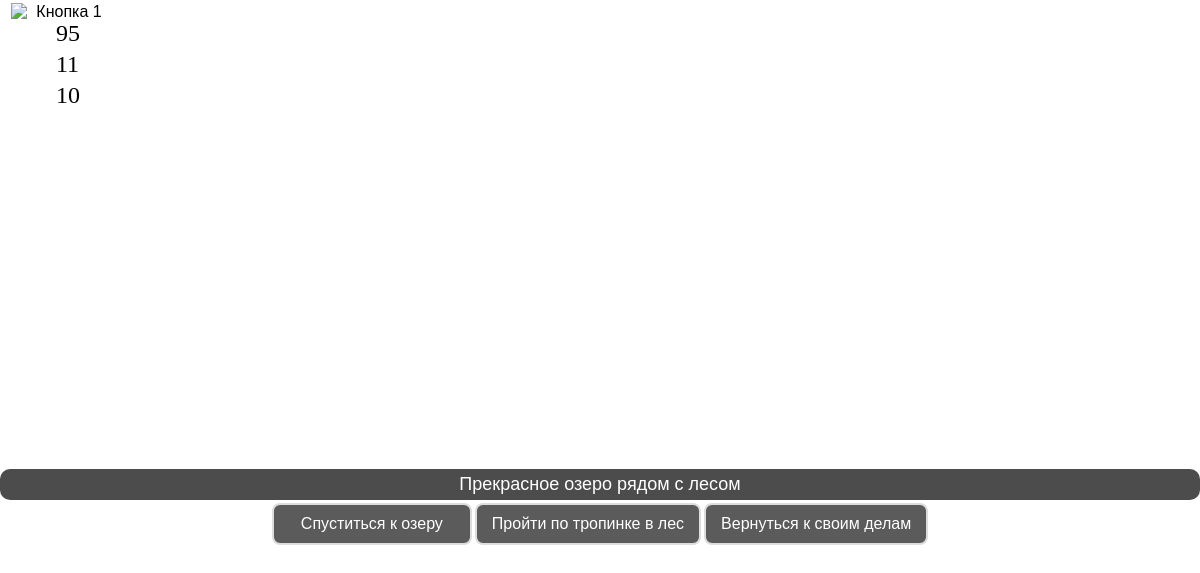
Page /fisher/scene/1/ (signed in) on the earlier database version.
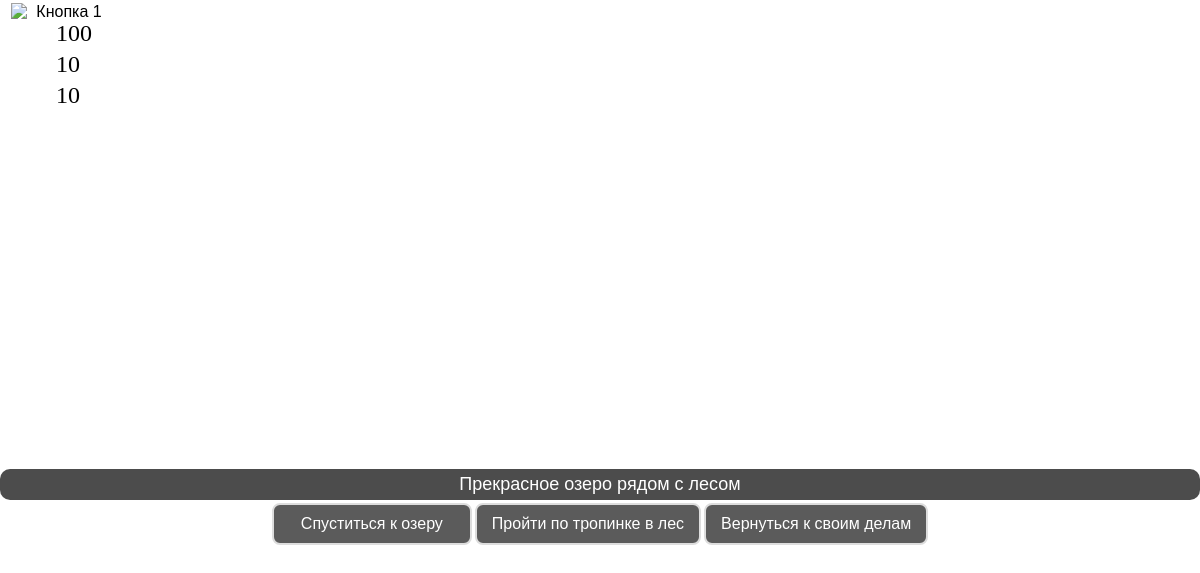
Same page on the later database version.
### play/models.py (models this page shows, shortened)
class status(models.Model):
    status_HP = models.IntegerField(
        default=100,
        validators=[django.core.validators.MaxValueValidator(100)],
        null=True,
        blank=True,
    )
    user = models.OneToOneField(
        User,
        on_delete=models.CASCADE,
        related_name='game_status',
        primary_key=True  # Делаем user primary key
    )
    status_Money = models.IntegerField(default=50, null=True, blank=True)
    status_Loyalty = models.IntegerField(
        default=0,
        validators=[django.core.validators.MaxValueValidator(100)],
        null=True,
        blank=True
    )
    status_Herbs = models.IntegerField(default=0)
    status_Samogon = models.IntegerField(default=0)
    status_Poison = models.IntegerField(default=0)
    status_Fish = models.IntegerField(default=0)
    status_Jewelry = models.IntegerField(default=0)
    status_Harvest = models.IntegerField(default=0)
    @classmethod
    def get_default_status(cls, user):
        obj, created = cls.objects.get_or_create(user=user)
        if created:
            obj.reset()
        return obj
    class Meta:
        verbose_name_plural = "statuses"

### quest/models.py (models this page shows, shortened)
class Scene(models.Model):
    title = models.CharField(max_length=100)
    background_image = models.ImageField(upload_to='scenes/')
    description = models.TextField()
    is_initial = models.BooleanField(default=False)
    required_flags = models.JSONField(default=dict, blank=True)
    set_flags = models.JSONField(default=dict, blank=True)
    required_items = models.JSONField(default=dict, blank=True)
    received_items = models.JSONField(default=dict, blank=True)
    description_stop = models.JSONField(default=dict, blank=True)

class Choice(models.Model):
    scene = models.ForeignKey(Scene, on_delete=models.CASCADE, related_name='choices')
    text = models.CharField(max_length=200)
    next_scene = models.ForeignKey(Scene, on_delete=models.SET_NULL, null=True, blank=True)
    required_flags = models.JSONField(default=dict, blank=True)
    required_items = models.JSONField(default=dict, blank=True)
    received_items_choise = models.JSONField(default=dict, blank=True)
    description_stop = models.JSONField(default=dict, blank=True)
    next_scene = models.ForeignKey(Scene, on_delete=models.SET_NULL, null=True, blank=True)
    death_redirect = models.BooleanField(default=False)

### quest/views.py (the view, shortened to what this page needs)
# urls.py: path('scene/<int:scene_id>/', views.scene, name='scene'),
@login_required
@never_cache
def scene(request, scene_id):
    referer = request.META.get('HTTP_REFERER', '')
    current_scene_id = request.session.get('current_scene_id')
    is_legal = (
            current_scene_id is None or
            'make_choice' in referer or
            f'scene/{scene_id}' in referer or
            'quest:scene' in referer or
            request.session.get('is_redirecting', False)  # Флаг редиректа
    )
    if not is_legal and current_scene_id != scene_id:
        return redirect('cheat_protection:cheat_warning')
    request.session['is_redirecting'] = False
    request.session['current_scene_id'] = scene_id
    request.session['last_valid_scene'] = scene_id
    player_status = status.get_default_status(request.user)
    death_type = check_death_conditions(player_status)
    if death_type:
        request.session.pop('current_scene_id', None)
        request.session.pop('last_valid_scene', None)
        return redirect(f'death:{death_type}')
    scene = get_object_or_404(Scene, id=scene_id)
    try:
        initial_scene = Scene.objects.get(is_initial=True)
    except Scene.DoesNotExist:
        initial_scene = Scene.objects.first()
    game_state, created = GameState.objects.get_or_create(
        user=request.user,
        defaults={'flags': {}, 'current_scene': initial_scene}
    )
    if not check_conditions(game_state.flags, player_status, scene.required_flags, scene.required_items):
        scene_blocked_message = scene.description_stop.get('text', 'Эта сцена пока недоступна')
        messages.error(request, scene_blocked_message)
        request.session['is_redirecting'] = True
        return redirect('quest:scene', scene_id=game_state.current_scene.id)
    game_state.flags.update(scene.set_flags)
    game_state.current_scene = scene
    game_state.save()
    available_choices = []
    blocked_choices = []
    for choice in scene.choices.all():
        if check_conditions(game_state.flags, player_status, choice.required_flags, choice.required_items):
            available_choices.append(choice)
        else:
            blocked_choices.append({
                'choice': choice,
                'description': choice.description_stop.get('text', 'Это действие пока недоступна')
            })
    response = render(request, 'quest/quest_fisher.html', {
        'scene': scene,
        'choices': available_choices,
        'blocked_choices': blocked_choices,
        'game_state': game_state,
        'player_status': player_status,
    })
    response['Cache-Control'] = 'no-cache, no-store, must-revalidate'
    response['Pragma'] = 'no-cache'
    response['Expires'] = '0'
    return response

### play/context_processors.py (called while the page is built)
def user_date(request):
    context = {}
    if request.user.is_authenticated:
        user_date, created = UserDate.objects.get_or_create(user=request.user)
        context['user_date'] = user_date
        context['season'] = user_date.get_season()
    return context

### play/models.py (called while the page is built)
    def get_season(self):
        month = self.current_date.month
        if month in [10, 11, 12, 1, 2, 3]:
            return 'winter_time'
        return 'summer_time'

### quest/views.py (called while the page is built)
def check_conditions(player_flags, player_status, required_flags, required_items):
    for key, value in required_flags.items():
        if key not in player_flags or player_flags[key] != value:
            return False
    for item, required_count in required_items.items():
        current_count = getattr(player_status, f"status_{item}", 0)
        if current_count < required_count:
            return False
    return True

def check_death_conditions(player_status):
    if player_status.status_HP <= 0:
        return 'death'
    elif player_status.status_Money <= 0:
        return 'bankrot'
    elif player_status.status_Loyalty <= 0:
        return 'loyalty'
    return None

### quest/templates/quest/quest_fisher.html (shortened to what this page needs)
<!DOCTYPE html>
<html lang="ru">
<head>
</head>
<body>
    <div class="high-panel">
        <div class="button-container-hp">
            <button class="button-image" onclick="window.location.href='{% url 'main' %}'">
                <img src="/static/image/panel/hp.png" alt="Кнопка 1" class="button-image">
            </button>
        </div>
    </div>
    <div class="player-status">
        <p id="hp-display">{{ player_status.status_HP }}</p>
        <p id="money-display">{{ player_status.status_Money }}</p>
        <p id="loyalty-display">{{ player_status.status_Loyalty }}</p>
    </div>
    <div class="scene-container">
        <div class="scene-description">
            {{ scene.description }}
        </div>
        <div class="choices-container">
            {% for choice in choices %}
                <form method="POST" action="{% url 'quest:make_choice' %}" style="display: inline;">
                    <button type="submit" class="choice-button">
                        {{ choice.text }}
                    </button>
                </form>
            {% endfor %}
        </div>
    </div>
</body>
</html>

### quest/templates/quest/quest_fisher.html (style rules this page uses)
.player-status { position: absolute; left: 55px; top: 5px; width: 30px; padding: 1px; border-radius: 1px; font-size: 24px; line-height: 0.3; z-index: 15000; color: black; font-family: Impact, fantasy; }

Differences in the rows shown:
changed status: status_HP "95" → "100"; status_Money "11" → "10"
